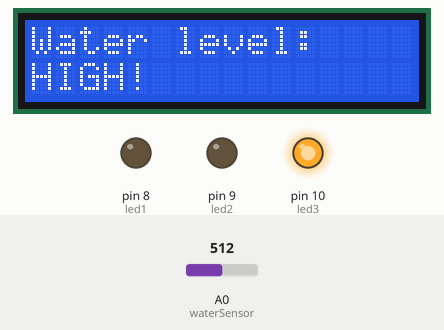
This sketch was run on a simulated Arduino Uno, built with avr-gcc and run on an emulated ATmega328P. On the bench: 16×2 character LCD, output pins drawn as LEDs (lit = HIGH). Inputs (shaded band) come from the test bench; at power-on: A0 (waterSensor) = 512. What the sketch prints to the serial monitor is not drawn.

Above: at 1.2 s.
1.3 s: A0 (waterSensor) set to 415
4.3 s: A0 (waterSensor) set to 381
At 5.5 s:
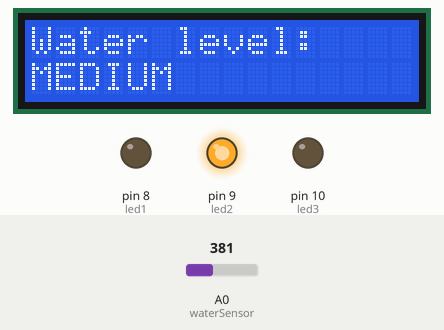
5.8 s: A0 (waterSensor) set to 311
8.8 s: A0 (waterSensor) set to 290
At 9.5 s:
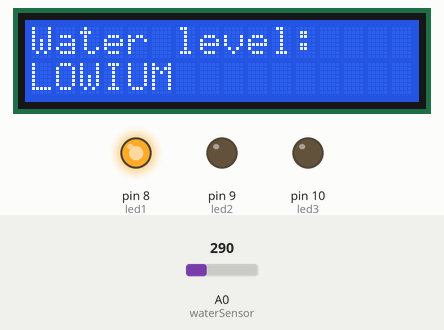
10.3 s: A0 (waterSensor) set to 216
13.3 s: A0 (waterSensor) set to 184
At 14.6 s:
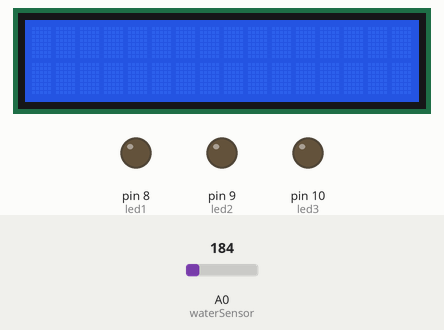
Timing chart, 0 to 15.8 s (numbered marks = the images above; inputs shaded):
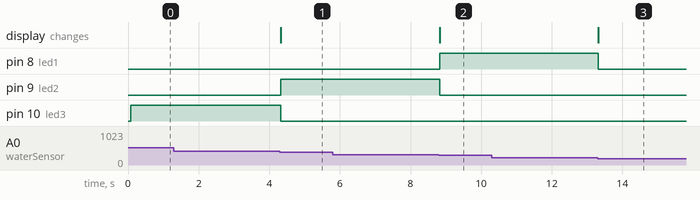

The sketch:

WaterLevelDetectionSystem_march26_vol0.20.ino
```cpp
#include <Wire.h>
#include <LiquidCrystal_I2C.h>
int led1 = 8;  // red led
int led2 = 9; // yellow led
int led3 = 10; // green led
int buzzer = 11;
int waterSensor = A0;
LiquidCrystal_I2C lcd(0x27, 16, 2);

void setup() {

  pinMode(led1, OUTPUT);
  pinMode(led2, OUTPUT);
  pinMode(led3, OUTPUT);
  pinMode(waterSensor, INPUT);

  lcd.init();
  lcd.backlight();
  Serial.begin(9600);
}

void loop() {

  int waterLevel = analogRead(waterSensor);
  Serial.print("Water level: ");
  Serial.println(waterLevel);

  // High level
  if(waterLevel >= 400) {
    lcd.setCursor(0, 0);
    lcd.print("Water level:");
    lcd.setCursor(0, 1);
    lcd.print("HIGH!");
    digitalWrite(led1, LOW);
    digitalWrite(led2, LOW);
    digitalWrite(led3, HIGH);
    digitalWrite(buzzer, HIGH);
  }

  // Medium level
  else if(waterLevel >= 300) {
    lcd.setCursor(0, 0);
    lcd.print("Water level:");
    lcd.setCursor(0, 1);
    lcd.print("MEDIUM");
    digitalWrite(led1, LOW);
    digitalWrite(led2, HIGH);
    digitalWrite(led3, LOW);
    digitalWrite(buzzer, LOW);
  }

  // Low level
  else if (waterLevel >= 200) {
    lcd.setCursor(0, 0);
    lcd.print("Water level:");
    lcd.setCursor(0, 1);
    lcd.print("LOW");
    digitalWrite(led1, HIGH);
    digitalWrite(led2, LOW);
    digitalWrite(led3, LOW);
    digitalWrite(buzzer, LOW);
  }

  // no water
  else {
    lcd.clear();
    digitalWrite(led1, LOW);
    digitalWrite(led2, LOW);
    digitalWrite(led3, LOW);
    digitalWrite(buzzer, LOW);
  }

}
```

Measured:
- the behaviour switches between 400 and 399 on A0 (waterSensor) (found by bisection; images 0 and 1)
- the behaviour switches between 300 and 299 on A0 (waterSensor) (found by bisection; images 1 and 2)
- the behaviour switches between 200 and 199 on A0 (waterSensor) (found by bisection; images 2 and 3)
- after the input at 1.3 s, every drawn part: stays the same
- after the input at 4.3 s, pin 9 (led2): LOW → HIGH at once; pin 10 (led3): HIGH → LOW at once; the display: changes at once (image 1)
- after the input at 5.8 s, every drawn part: stays the same
- after the input at 8.8 s, pin 8 (led1): LOW → HIGH at once; pin 9 (led2): HIGH → LOW at once; the display: changes at once (image 2)
- after the input at 10.3 s, every drawn part: stays the same
- after the input at 13.3 s, pin 8 (led1): HIGH → LOW at once; the display: changes at once (image 3)
